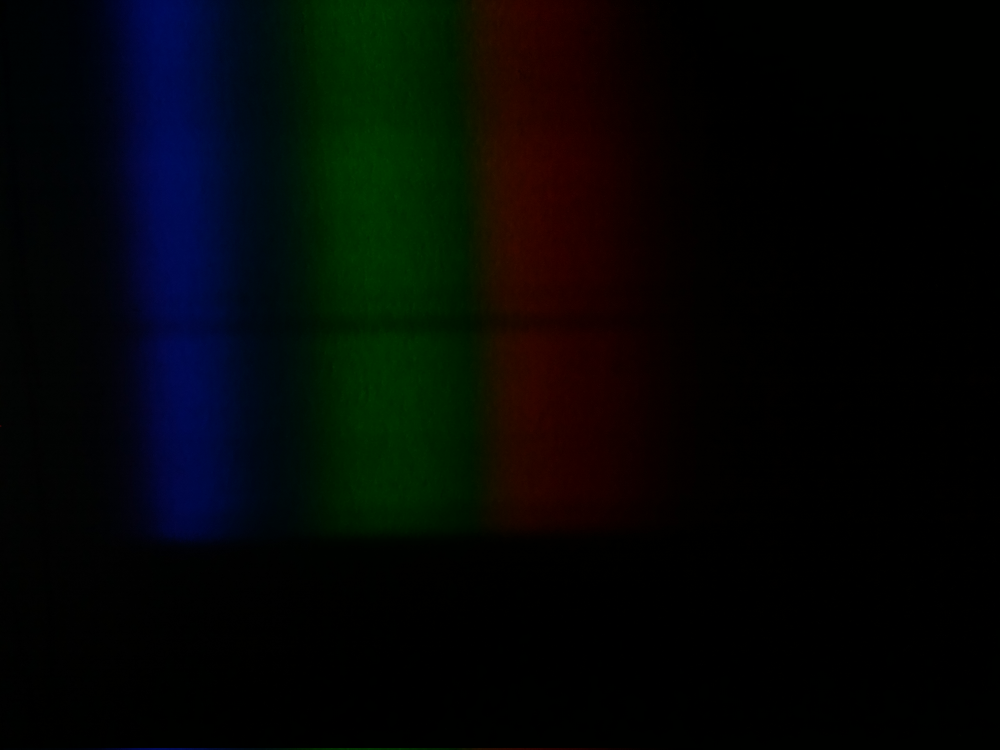
#> input picture python/SSP lab proj/Vikram_Mathin_SSPlabProj/calibration/torch.jpg, 4000 x 3000 px, found by its file name (shown at 1/4 size)
$ python spectroscope.py
#> lines starting #> are read from the running program, lines starting #| are printed output that depends on the picture
inputname = 'torch.jpg'
outputname = 'torch.csv'
x1 = 1
y1 = 780
x2 = 2969
y2 = 880


# x = [1,2969]
if x1>x2 :
	d = x1
	x1 = x2
	x2 = d

if y1>y2 :
	d = y1
	y1 = y2
	y2 = d


from PIL import Image
import matplotlib.pyplot as plt
import matplotlib.image as mpimg
import numpy as np

img = Image.open(inputname)
#> img is the input picture: PIL image 4000x3000 RGB; mean R, G, B 4.1, 6.5, 6.3
img.load()
im = np.asarray(img)
im = im[:,:,0:3]
plt.figure(0)
plt.imshow(im)
plt.show(block = False)


im = im[(y1-1):y2,(x1-1):x2,:]
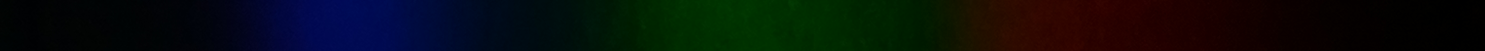
#> im: shape (101, 2969, 3) (shown at 1/2 size); mean R, G, B 8.6, 13.3, 12.9


plt.figure(1)
plt.imshow(im)
plt.show(block = False)


imR = np.mean(im[:,:,0],axis=0)
#> imR = 2969 values, max 48.16 at index 2080, min 0 at index 756, mean 8.59
imG = np.mean(im[:,:,1],axis=0)
#> imG = 2969 values, max 51.23 at index 1494, min 0.0693 at index 2535, mean 13.34
imB = np.mean(im[:,:,2],axis=0)
#> imB = 2969 values, max 84.81 at index 701, min 0 at index 1295, mean 12.87


im = np.mean(im,axis = (0,2))
#> im = 2969 values, max 31.99 at index 702, min 0.0594 at index 2919, mean 11.6


np.savetxt(outputname,im,delimiter=',')

plt.figure(2)
plt.plot(im)


plt.show()
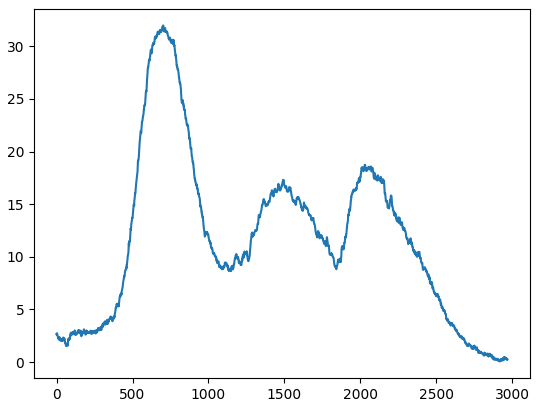
#> figure drawn by matplotlib, 1 panel; curve peaks at x = 702, y = 31.99

$ run again, with python/SSP lab proj/Vikram_Mathin_SSPlabProj/calibration/greenlaser.jpg copied over python/SSP lab proj/Vikram_Mathin_SSPlabProj/calibration/torch.jpg
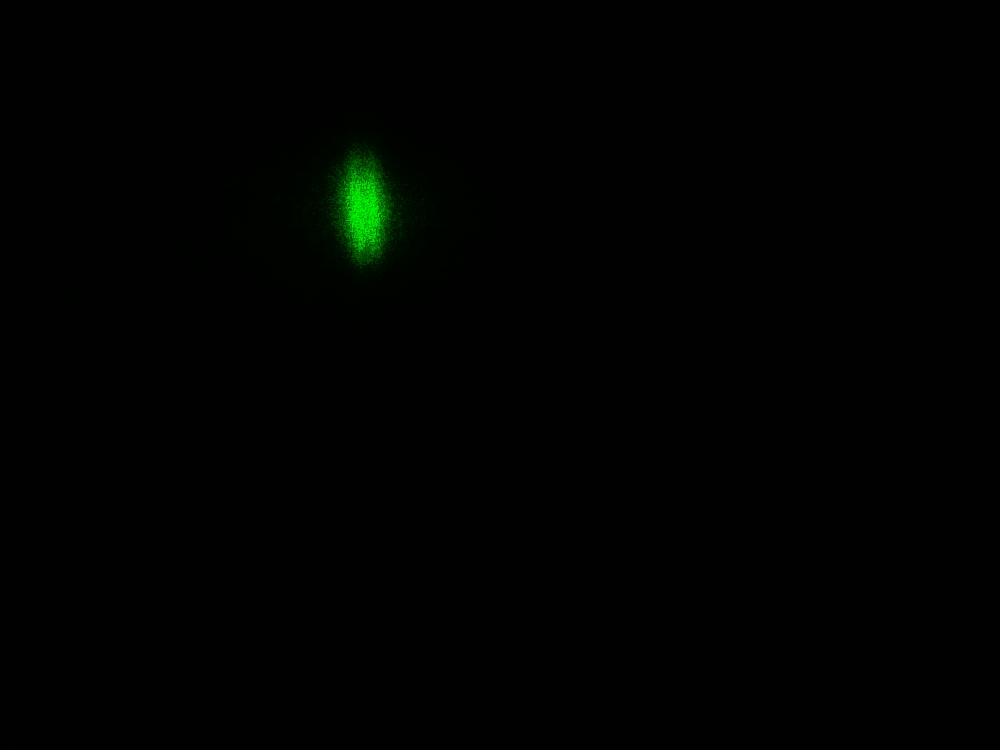
#> input picture python/SSP lab proj/Vikram_Mathin_SSPlabProj/calibration/greenlaser.jpg, 4000 x 3000 px, found by its file name (shown at 1/4 size)
#> img is the input picture: PIL image 4000x3000 RGB; mean R, G, B 0, 2.1, 0
#> `im = im[(y1-1):y2,(x1-1):x2,:]`:
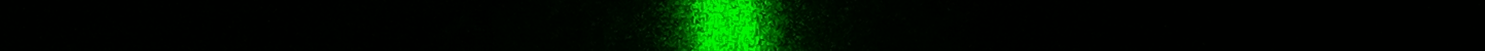
#> im: shape (101, 2969, 3) (shown at 1/2 size); mean R, G, B 0.4, 14.6, 0.4
#> imR = 2969 values, max 11.2 at index 1516, min 0 at index 0, mean 0.415
#> imG = 2969 values, max 226.9 at index 1432, min 1 at index 71, mean 14.62
#> imB = 2969 values, max 11.21 at index 1516, min 0 at index 0, mean 0.398
#> `im = np.mean(im,axis = (0,2))`: im = 2969 values, max 79.12 at index 1432, min 0.333 at index 71, mean 5.14
#> `plt.show()`:
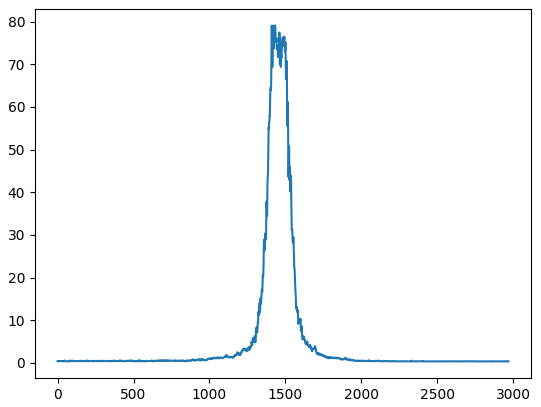
#> figure drawn by matplotlib, 1 panel; curve peaks at x = 1432, y = 79.12

$ run again, with python/SSP lab proj/Vikram_Mathin_SSPlabProj/calibration/redlaser.jpg copied over python/SSP lab proj/Vikram_Mathin_SSPlabProj/calibration/torch.jpg
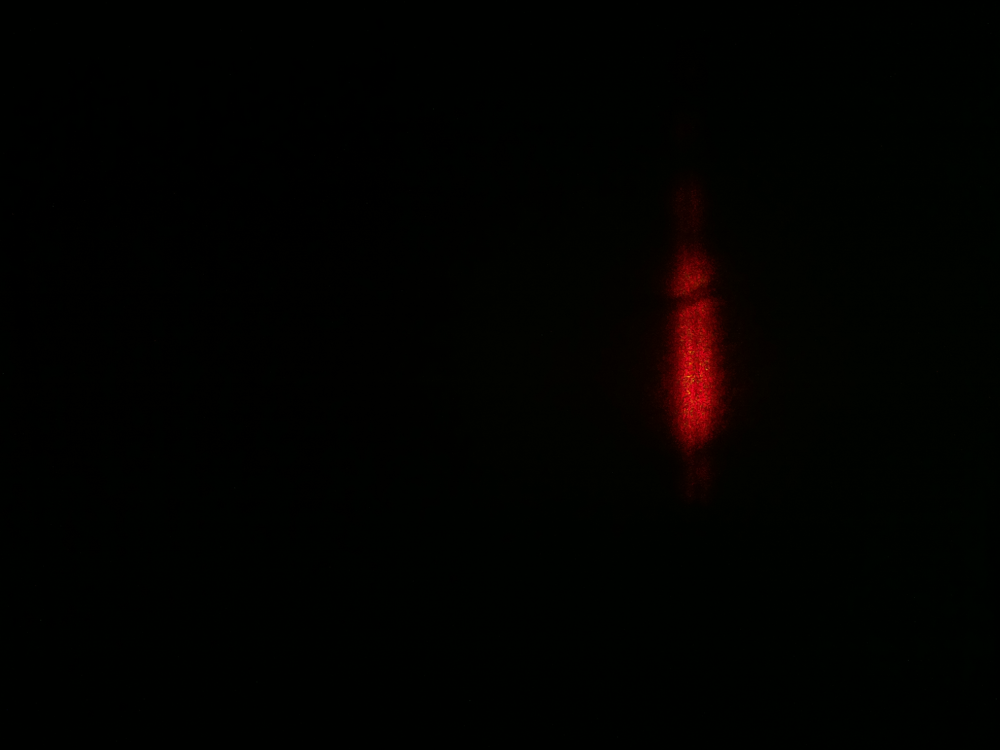
#> input picture python/SSP lab proj/Vikram_Mathin_SSPlabProj/calibration/redlaser.jpg, 4000 x 3000 px, found by its file name (shown at 1/4 size)
#> img is the input picture: PIL image 4000x3000 RGB; mean R, G, B 2.1, 1.6, 0.1
#> `im = im[(y1-1):y2,(x1-1):x2,:]`:
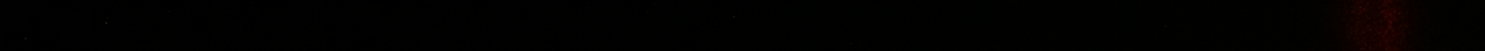
#> im: shape (101, 2969, 3) (shown at 1/2 size); mean R, G, B 1.6, 1, 0
#> imR = 2969 values, max 31.45 at index 2780, min 0 at index 2, mean 1.64
#> imG = 2969 values, max 3.04 at index 2771, min 0.0396 at index 99, mean 0.959
#> imB = 2969 values, max 1.47 at index 2780, min 0 at index 0, mean 0.02
#> `im = np.mean(im,axis = (0,2))`: im = 2969 values, max 11.97 at index 2780, min 0.0264 at index 99, mean 0.872
#> `plt.show()`:
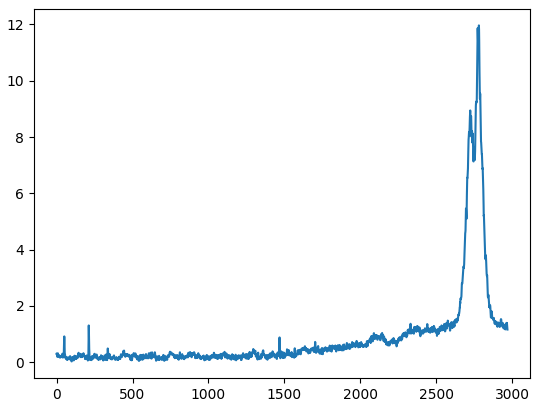
#> figure drawn by matplotlib, 1 panel; curve peaks at x = 2780, y = 11.97
